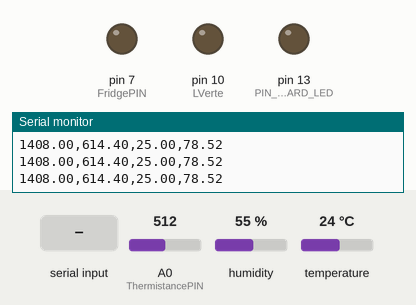
Recording of a sketch running on a simulated Arduino Uno, built with avr-gcc and run on an emulated ATmega328P. Parts: output pins drawn as LEDs (lit = HIGH), the last lines printed to the serial monitor. Wiring (inferred from the names in the program): DHT11 sensor: data pin 2. Inputs (shaded band) come from the test bench; at power-on: A0 (ThermistancePIN) = 512, humidity 55 %, temperature 24 °C.

Above: at 1.5 s.
1.6 s: "1\n" received over Serial
At 2.3 s:
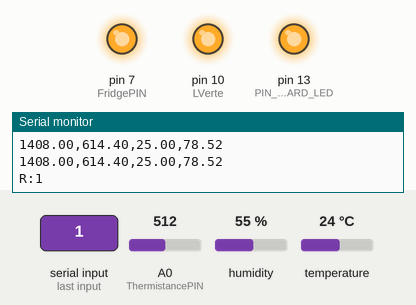
3.2 s: "2\n" received over Serial
At 4.0 s:
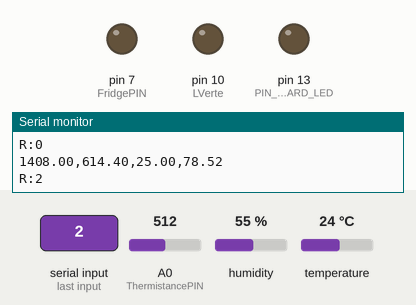
Timing chart, 0 to 6.2 s (numbered marks = the images above; inputs shaded):
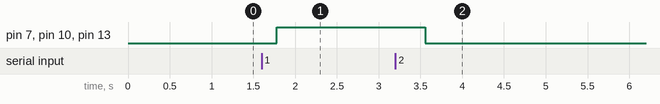

Measured:
- after the input at 1.6 s, pin 7 (FridgePIN), pin 10 (LVerte), pin 13 (PIN_ONBOARD_LED): LOW → HIGH after 0.18 s
- after the input at 3.2 s, pin 7 (FridgePIN), pin 10 (LVerte), pin 13 (PIN_ONBOARD_LED): HIGH → LOW after 0.36 s

The sketch:

Code-arduino-final.ino
```cpp
#define ThermistancePIN A0 //Définition pin de la thermistance externe
double resistance = 10000; // Résistance en ohm de la thermistance externe
double tension_entrante = 5; // Tension entrante d'arduino

#include "DHT.h" // Librairie du capteur DHT
#define DHTPIN 2 // Pin de commande du capteur DTH interne
#define DHTTYPE DHT22  // Type de DHT : DHT22 (AM2302), AM2321

DHT dht(DHTPIN, DHTTYPE); // Chargement de la librairie du capteur DHT

#define FridgePIN 7 // Pin de contrôle de l'alimentation du frigo

// Variables de travail
int Value = 0;
bool test = false;
// Désigne la petite LED contrôlable sur la carte Arduino
int PIN_ONBOARD_LED = 13;
const int LVerte = 10; // broche 2 du micro-contrôleur se nomme maintenant : LVerte


void setup() {
  Serial.begin(9600);   // On ouvre la liaison série
  pinMode(FridgePIN, OUTPUT);   // On passe le pin du frigo en écriture
  // On passe la led de l'arduino en écriture
  pinMode(PIN_ONBOARD_LED, OUTPUT);
  pinMode(LVerte, OUTPUT); //Lverte est une broche de sortie
  dht.begin();   // On active la librairie du sensor DHT
}

void loop() {
//Declarations des variables
  float lecture;
  float tension;
  float resistance_thermistance;
  float temperature;
  float point_de_rose;
  float h = dht.readHumidity(); //fonction de lecture de l'humidité
  float t = dht.readTemperature(); //fonction de lecture de la température

  Serial.print(h); //Affichage du taux d'humidité interne
  Serial.print(",");

  Serial.print(t); //Affichage de la température interne
  Serial.print(",");

  lecture = analogRead(ThermistancePIN);   //Lecture de la valeur de thermistance par le port analogique

  if (isnan(lecture)) {
    Serial.println("Impossible de lire la thermistance !");
    return;
  }
   //Calcul de la température externe grace à la relation de Steinhart-Hart
  tension = lecture / 1024 * tension_entrante;
  resistance_thermistance = (resistance * tension) / (tension_entrante - tension);
  temperature = (1/(1.028013817*pow(10, -3) + 2.514094746*pow(10, -4)*log(resistance_thermistance) + 0.1335666539*pow(10, -7)*pow(log(resistance_thermistance), 3)))- 273.15;

  Serial.print(temperature); //Affichage de la température externe

  //Calcul du point de rosée grace à la formule de Gustav Magnus-Tetens

  point_de_rose = (237.7*(((17.27*temperature)/(237.7+temperature))+log(h/100)))/(17.27-(((17.27*temperature)/(237.7+temperature))+log(h/100)));
  Serial.print(",");
  Serial.println(point_de_rose); //Affichage du point de rosée

  delay(500);
}

void serialEvent()
{

  while (Serial.available()) //Tant que des données sont disponibles
  {

    Value = Serial.parseInt();     // Lecture de la commande, sous forme d'entier

    // ON
    if (Value == 1)     // Allumage du réfrigérateur

    {

      digitalWrite(FridgePIN, HIGH);
      digitalWrite(PIN_ONBOARD_LED, HIGH); // On allume la LED de l'arduino pour indiquer l'activité
      digitalWrite(LVerte, HIGH); //allumer La led verte


    }
    // OFF
    else if (Value == 2) // Extinction du réfrigérateur
    {
      digitalWrite(FridgePIN, LOW);
      digitalWrite(PIN_ONBOARD_LED, LOW); // On eteint la LED de l'arduino pour indiquer la coupure
      digitalWrite(LVerte, LOW); //Eteinde la led verte


    }
    else {
      Value = 0;
    }

    while (test) {} // synchro
    test = true;
    Serial.print("R:");
    Serial.println(Value);
    test = false;
  }
}
```

DHT.cpp
```cpp
// (licence header left out)
#include "DHT.h"

#define MIN_INTERVAL 2000

DHT::DHT(uint8_t pin, uint8_t type, uint8_t count) {
  _pin = pin;
  _type = type;
  #ifdef __AVR
    _bit = digitalPinToBitMask(pin);
    _port = digitalPinToPort(pin);
  #endif
  _maxcycles = microsecondsToClockCycles(1000);  // 1 millisecond timeout for
                                                 // reading pulses from DHT sensor.
  // Note that count is now ignored as the DHT reading algorithm adjusts itself
  // basd on the speed of the processor.
}

void DHT::begin(void) {
  // set up the pins!
  pinMode(_pin, INPUT_PULLUP);
  // Using this value makes sure that millis() - lastreadtime will be
  // >= MIN_INTERVAL right away. Note that this assignment wraps around,
  // but so will the subtraction.
  _lastreadtime = -MIN_INTERVAL;
  DEBUG_PRINT("Max clock cycles: "); DEBUG_PRINTLN(_maxcycles, DEC);
}

//boolean S == Scale.  True == Fahrenheit; False == Celcius
float DHT::readTemperature(bool S, bool force) {
  float f = NAN;

  if (read(force)) {
    switch (_type) {
    case DHT11:
      f = data[2];
      if(S) {
        f = convertCtoF(f);
      }
      break;
    case DHT22:
    case DHT21:
      f = data[2] & 0x7F;
      f *= 256;
      f += data[3];
      f *= 0.1;
      if (data[2] & 0x80) {
        f *= -1;
      }
      if(S) {
        f = convertCtoF(f);
      }
      break;
    }
  }
  return f;
}

float DHT::convertCtoF(float c) {
  return c * 1.8 + 32;
}

float DHT::convertFtoC(float f) {
  return (f - 32) * 0.55555;
}

float DHT::readHumidity(bool force) {
  float f = NAN;
  if (read()) {
    switch (_type) {
    case DHT11:
      f = data[0];
      break;
    case DHT22:
    case DHT21:
      f = data[0];
      f *= 256;
      f += data[1];
      f *= 0.1;
      break;
    }
  }
  return f;
}

//boolean isFahrenheit: True == Fahrenheit; False == Celcius
float DHT::computeHeatIndex(float temperature, float percentHumidity, bool isFahrenheit) {
  // Using both Rothfusz and Steadman's equations
  // http://www.wpc.ncep.noaa.gov/html/heatindex_equation.shtml
  float hi;

  if (!isFahrenheit)
    temperature = convertCtoF(temperature);

  hi = 0.5 * (temperature + 61.0 + ((temperature - 68.0) * 1.2) + (percentHumidity * 0.094));

  if (hi > 79) {
    hi = -42.379 +
             2.04901523 * temperature +
            10.14333127 * percentHumidity +
            -0.22475541 * temperature*percentHumidity +
            -0.00683783 * pow(temperature, 2) +
            -0.05481717 * pow(percentHumidity, 2) +
             0.00122874 * pow(temperature, 2) * percentHumidity +
             0.00085282 * temperature*pow(percentHumidity, 2) +
            -0.00000199 * pow(temperature, 2) * pow(percentHumidity, 2);

    if((percentHumidity < 13) && (temperature >= 80.0) && (temperature <= 112.0))
      hi -= ((13.0 - percentHumidity) * 0.25) * sqrt((17.0 - abs(temperature - 95.0)) * 0.05882);

    else if((percentHumidity > 85.0) && (temperature >= 80.0) && (temperature <= 87.0))
      hi += ((percentHumidity - 85.0) * 0.1) * ((87.0 - temperature) * 0.2);
  }

  return isFahrenheit ? hi : convertFtoC(hi);
}

boolean DHT::read(bool force) {
  // Check if sensor was read less than two seconds ago and return early
  // to use last reading.
  uint32_t currenttime = millis();
  if (!force && ((currenttime - _lastreadtime) < 2000)) {
    return _lastresult; // return last correct measurement
  }
  _lastreadtime = currenttime;

  // Reset 40 bits of received data to zero.
  data[0] = data[1] = data[2] = data[3] = data[4] = 0;

  // Send start signal.  See DHT datasheet for full signal diagram:
  //   http://www.adafruit.com/datasheets/Digital%20humidity%20and%20temperature%20sensor%20AM2302.pdf

  // Go into high impedence state to let pull-up raise data line level and
  // start the reading process.
  digitalWrite(_pin, HIGH);
  delay(250);

  // First set data line low for 20 milliseconds.
  pinMode(_pin, OUTPUT);
  digitalWrite(_pin, LOW);
  delay(20);

  uint32_t cycles[80];
  {
    // Turn off interrupts temporarily because the next sections are timing critical
    // and we don't want any interruptions.
    InterruptLock lock;

    // End the start signal by setting data line high for 40 microseconds.
    digitalWrite(_pin, HIGH);
    delayMicroseconds(40);

    // Now start reading the data line to get the value from the DHT sensor.
    pinMode(_pin, INPUT_PULLUP);
    delayMicroseconds(10);  // Delay a bit to let sensor pull data line low.

    // First expect a low signal for ~80 microseconds followed by a high signal
    // for ~80 microseconds again.
    if (expectPulse(LOW) == 0) {
      DEBUG_PRINTLN(F("Timeout waiting for start signal low pulse."));
      _lastresult = false;
      return _lastresult;
    }
    if (expectPulse(HIGH) == 0) {
      DEBUG_PRINTLN(F("Timeout waiting for start signal high pulse."));
      _lastresult = false;
      return _lastresult;
    }

    // Now read the 40 bits sent by the sensor.  Each bit is sent as a 50
    // microsecond low pulse followed by a variable length high pulse.  If the
    // high pulse is ~28 microseconds then it's a 0 and if it's ~70 microseconds
    // then it's a 1.  We measure the cycle count of the initial 50us low pulse
    // and use that to compare to the cycle count of the high pulse to determine
    // if the bit is a 0 (high state cycle count < low state cycle count), or a
    // 1 (high state cycle count > low state cycle count). Note that for speed all
    // the pulses are read into a array and then examined in a later step.
    for (int i=0; i<80; i+=2) {
      cycles[i]   = expectPulse(LOW);
      cycles[i+1] = expectPulse(HIGH);
    }
  } // Timing critical code is now complete.

  // Inspect pulses and determine which ones are 0 (high state cycle count < low
  // state cycle count), or 1 (high state cycle count > low state cycle count).
  for (int i=0; i<40; ++i) {
    uint32_t lowCycles  = cycles[2*i];
    uint32_t highCycles = cycles[2*i+1];
    if ((lowCycles == 0) || (highCycles == 0)) {
      DEBUG_PRINTLN(F("Timeout waiting for pulse."));
      _lastresult = false;
      return _lastresult;
    }
    data[i/8] <<= 1;
    // Now compare the low and high cycle times to see if the bit is a 0 or 1.
    if (highCycles > lowCycles) {
      // High cycles are greater than 50us low cycle count, must be a 1.
      data[i/8] |= 1;
    }
    // Else high cycles are less than (or equal to, a weird case) the 50us low
    // cycle count so this must be a zero.  Nothing needs to be changed in the
    // stored data.
  }

  DEBUG_PRINTLN(F("Received:"));
  DEBUG_PRINT(data[0], HEX); DEBUG_PRINT(F(", "));
  DEBUG_PRINT(data[1], HEX); DEBUG_PRINT(F(", "));
  DEBUG_PRINT(data[2], HEX); DEBUG_PRINT(F(", "));
  DEBUG_PRINT(data[3], HEX); DEBUG_PRINT(F(", "));
  DEBUG_PRINT(data[4], HEX); DEBUG_PRINT(F(" =? "));
  DEBUG_PRINTLN((data[0] + data[1] + data[2] + data[3]) & 0xFF, HEX);

  // Check we read 40 bits and that the checksum matches.
  if (data[4] == ((data[0] + data[1] + data[2] + data[3]) & 0xFF)) {
    _lastresult = true;
    return _lastresult;
  }
  else {
    DEBUG_PRINTLN(F("Checksum failure!"));
    _lastresult = false;
    return _lastresult;
  }
}

// Expect the signal line to be at the specified level for a period of time and
// return a count of loop cycles spent at that level (this cycle count can be
// used to compare the relative time of two pulses).  If more than a millisecond
// ellapses without the level changing then the call fails with a 0 response.
// This is adapted from Arduino's pulseInLong function (which is only available
// in the very latest IDE versions):
//   https://github.com/arduino/Arduino/blob/master/hardware/arduino/avr/cores/arduino/wiring_pulse.c
uint32_t DHT::expectPulse(bool level) {
  uint32_t count = 0;
  // On AVR platforms use direct GPIO port access as it's much faster and better
  // for catching pulses that are 10's of microseconds in length:
  #ifdef __AVR
    uint8_t portState = level ? _bit : 0;
    while ((*portInputRegister(_port) & _bit) == portState) {
      if (count++ >= _maxcycles) {
        return 0; // Exceeded timeout, fail.
      }
    }
  // Otherwise fall back to using digitalRead (this seems to be necessary on ESP8266
  // right now, perhaps bugs in direct port access functions?).
  #else
    while (digitalRead(_pin) == level) {
      if (count++ >= _maxcycles) {
        return 0; // Exceeded timeout, fail.
      }
    }
  #endif

  return count;
}
```

DHT.h
```cpp
// (licence header left out)
#ifndef DHT_H
#define DHT_H

#if ARDUINO >= 100
 #include "Arduino.h"
#else
 #include "WProgram.h"
#endif


// Uncomment to enable printing out nice debug messages.
//#define DHT_DEBUG

// Define where debug output will be printed.
#define DEBUG_PRINTER Serial

// Setup debug printing macros.
#ifdef DHT_DEBUG
  #define DEBUG_PRINT(...) { DEBUG_PRINTER.print(__VA_ARGS__); }
  #define DEBUG_PRINTLN(...) { DEBUG_PRINTER.println(__VA_ARGS__); }
#else
  #define DEBUG_PRINT(...) {}
  #define DEBUG_PRINTLN(...) {}
#endif

// Define types of sensors.
#define DHT11 11
#define DHT22 22
#define DHT21 21
#define AM2301 21


class DHT {
  public:
   DHT(uint8_t pin, uint8_t type, uint8_t count=6);
   void begin(void);
   float readTemperature(bool S=false, bool force=false);
   float convertCtoF(float);
   float convertFtoC(float);
   float computeHeatIndex(float temperature, float percentHumidity, bool isFahrenheit=true);
   float readHumidity(bool force=false);
   boolean read(bool force=false);

 private:
  uint8_t data[5];
  uint8_t _pin, _type;
  #ifdef __AVR
    // Use direct GPIO access on an 8-bit AVR so keep track of the port and bitmask
    // for the digital pin connected to the DHT.  Other platforms will use digitalRead.
    uint8_t _bit, _port;
  #endif
  uint32_t _lastreadtime, _maxcycles;
  bool _lastresult;

  uint32_t expectPulse(bool level);

};

class InterruptLock {
  public:
   InterruptLock() {
    noInterrupts();
   }
   ~InterruptLock() {
    interrupts();
   }

};

#endif
```
